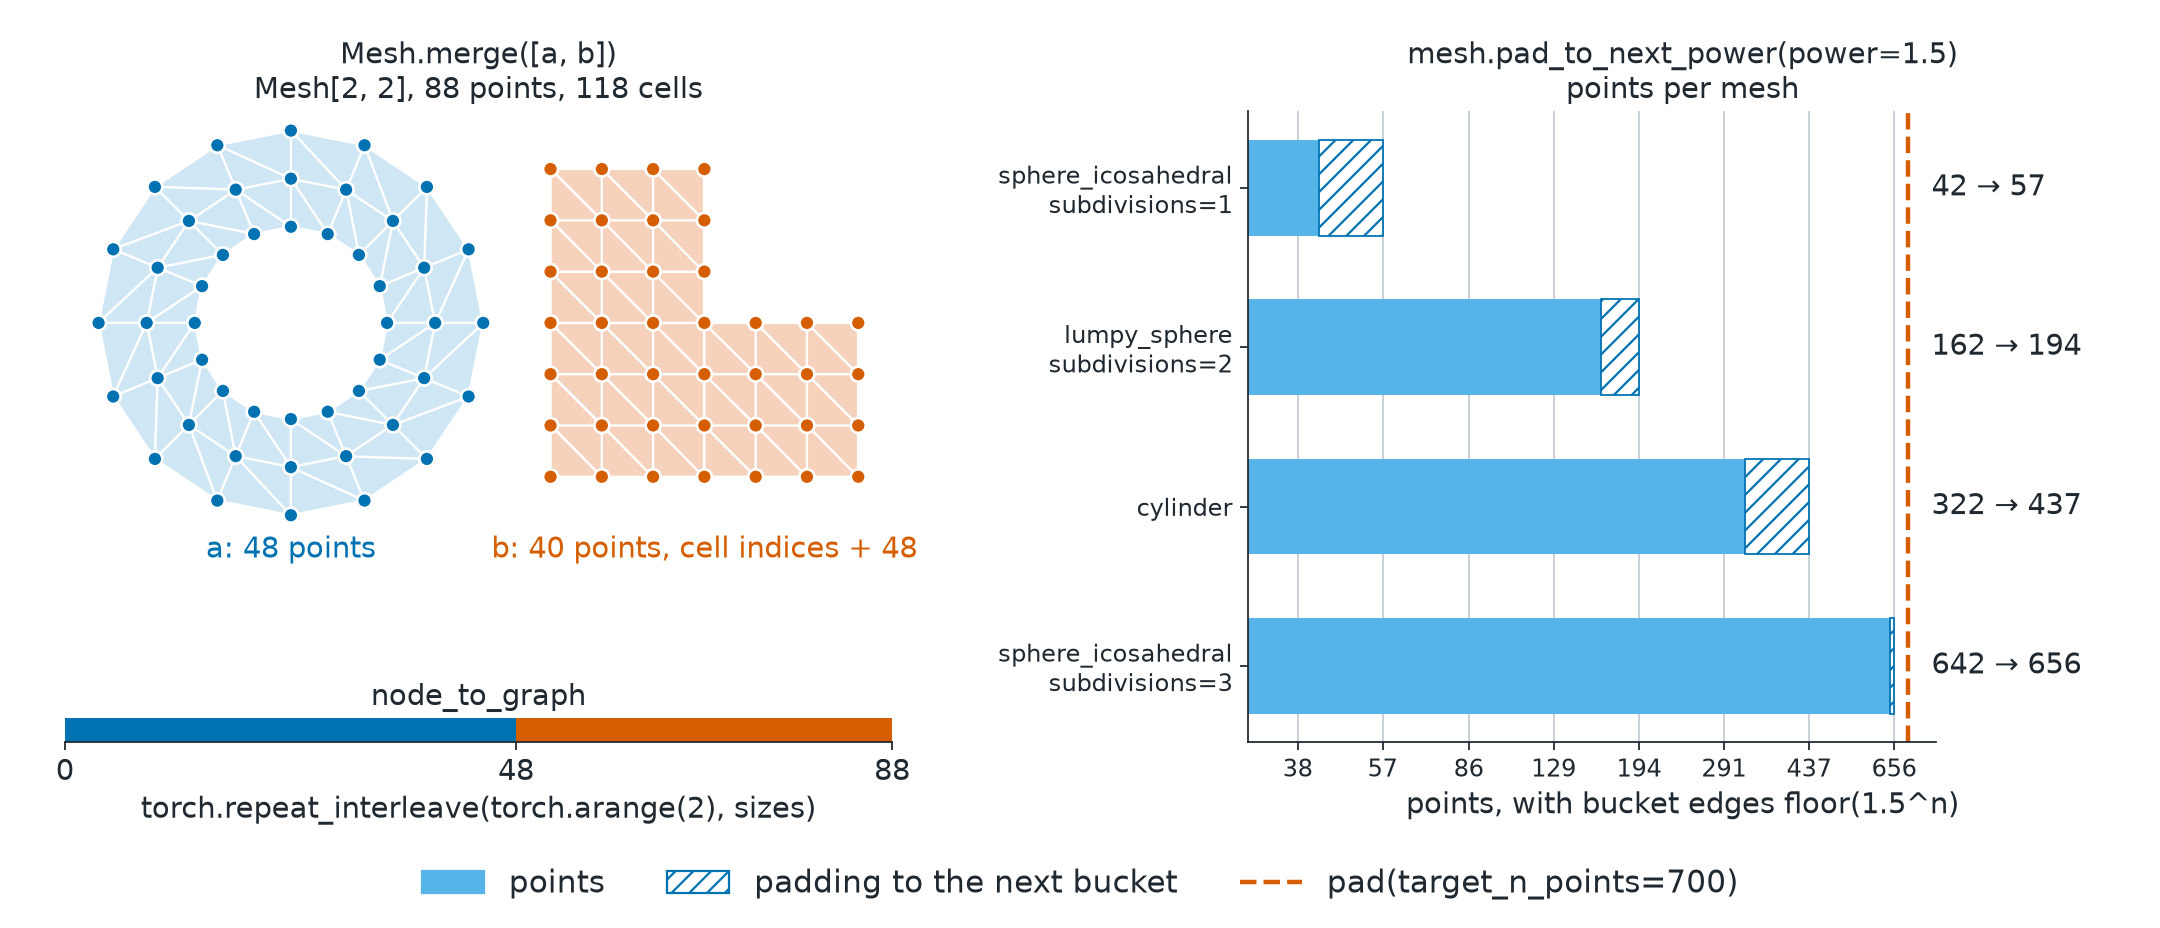

Python code for this plot:
# SPDX-FileCopyrightText: Copyright (c) 2023 - 2026 NVIDIA CORPORATION & AFFILIATES.
# SPDX-FileCopyrightText: All rights reserved.
# SPDX-License-Identifier: Apache-2.0
#
# Licensed under the Apache License, Version 2.0 (the "License");
# you may not use this file except in compliance with the License.
# You may obtain a copy of the License at
#
# http://www.apache.org/licenses/LICENSE-2.0
#
# Unless required by applicable law or agreed to in writing, software
# distributed under the License is distributed on an "AS IS" BASIS,
# WITHOUT WARRANTIES OR CONDITIONS OF ANY KIND, either express or implied.
# See the License for the specific language governing permissions and
# limitations under the License.


"""Render batching by Mesh.merge and fixed or bucketed padding for torch.compile."""

from pathlib import Path

import _style as style
import matplotlib.pyplot as plt
import torch
from matplotlib.collections import PolyCollection
from matplotlib.colors import ListedColormap
from matplotlib.lines import Line2D
from matplotlib.patches import Patch

from physicsnemo.mesh import Mesh
from physicsnemo.mesh.primitives.planar import annulus_2d, l_shape
from physicsnemo.mesh.primitives.procedural import lumpy_sphere
from physicsnemo.mesh.primitives.surfaces import cylinder, sphere_icosahedral

OUTPUT = Path(__file__).parent / "batching_merge_pad.png"

POWER = 1.5
FIXED_N_POINTS = 700
COLORS = (style.SECOND, style.RESULT)
FILLS = ("#cfe6f5", "#f6d2bd")  # light fills of the two sample colors


def _merge_panel(axis, strip):
    """Merge two planar meshes and draw the result colored by sample."""

    a = annulus_2d.load(n_radial=3, n_angular=16)
    b = l_shape.load(size=1.6, subdivisions=3).translate(torch.tensor([1.35, -0.8]))
    batch = Mesh.merge([a, b])
    # The cells of b now index the points of b, which follow the points of a.
    if not torch.equal(batch.cells[a.n_cells :], b.cells + a.n_points):
        raise RuntimeError("Mesh.merge did not offset the cells of b")
    sizes = torch.tensor([a.n_points, b.n_points])
    node_to_graph = torch.repeat_interleave(torch.arange(2), sizes)

    points = batch.points.numpy()
    cell_to_graph = node_to_graph[batch.cells[:, 0]].numpy()
    axis.add_collection(
        PolyCollection(
            points[batch.cells.numpy()],
            facecolors=[FILLS[g] for g in cell_to_graph],
            edgecolors="white",
            linewidths=1.0,
        )
    )
    axis.scatter(
        points[:, 0],
        points[:, 1],
        s=45,
        c=[COLORS[g] for g in node_to_graph.numpy()],
        edgecolor="white",
        linewidth=1.2,
        zorder=5,
    )
    axis.text(0.0, -1.22, f"a: {a.n_points} points", ha="center", color=COLORS[0])
    axis.text(
        2.15,
        -1.22,
        f"b: {b.n_points} points, cell indices + {a.n_points}",
        ha="center",
        color=COLORS[1],
    )
    axis.set_title(
        "Mesh.merge([a, b])\n"
        f"Mesh[2, 2], {batch.n_points} points, {batch.n_cells} cells"
    )
    style.clean_axis(axis, ((-1.1, 3.05), (-1.4, 1.1)))

    strip.imshow(
        node_to_graph[None, :].numpy(),
        cmap=ListedColormap(COLORS),
        aspect="auto",
        extent=(0, batch.n_points, 0, 1),
    )
    strip.set_xticks([0, a.n_points, batch.n_points])
    strip.set_yticks([])
    for side in ("top", "right", "left"):
        strip.spines[side].set_visible(False)
    strip.set_title("node_to_graph", fontsize=13)
    strip.set_xlabel("torch.repeat_interleave(torch.arange(2), sizes)")


def _padding_panel(axis):
    """Compare bucketed padding with one fixed size, for meshes of five sizes."""

    meshes = [
        ("sphere_icosahedral\nsubdivisions=1", sphere_icosahedral.load(subdivisions=1)),
        ("lumpy_sphere\nsubdivisions=2", lumpy_sphere.load(subdivisions=2)),
        ("cylinder", cylinder.load()),
        ("sphere_icosahedral\nsubdivisions=3", sphere_icosahedral.load(subdivisions=3)),
    ]
    if FIXED_N_POINTS < max(mesh.n_points for _, mesh in meshes):
        raise RuntimeError("FIXED_N_POINTS must fit the largest mesh")
    for row, (_, mesh) in enumerate(meshes):
        padded = mesh.pad_to_next_power(power=POWER)
        axis.barh(row, mesh.n_points, color=style.SECOND_FILL, height=0.6)
        axis.barh(
            row,
            padded.n_points - mesh.n_points,
            left=mesh.n_points,
            color="white",
            edgecolor=style.SECOND,
            hatch="///",
            linewidth=0.8,
            height=0.6,
        )
        # One column of labels to the right of the fixed size.
        axis.text(
            FIXED_N_POINTS * 1.12,
            row,
            f"{mesh.n_points} → {padded.n_points}",
            va="center",
        )
    axis.axvline(FIXED_N_POINTS, color=style.RESULT, linestyle="--", linewidth=2.0)

    buckets = [int(POWER**n) for n in range(9, 17)]
    axis.set_xscale("log")
    axis.set_xticks(buckets, [str(b) for b in buckets], fontsize=11)
    axis.minorticks_off()
    axis.grid(axis="x", color=style.FAINT_EDGE, linewidth=0.8)
    axis.set_axisbelow(True)
    axis.set_xlim(30, 1900)
    axis.set_xlabel(f"points, with bucket edges floor({POWER}^n)")
    axis.set_yticks(range(len(meshes)), [name for name, _ in meshes], fontsize=11)
    axis.invert_yaxis()
    for side in ("top", "right"):
        axis.spines[side].set_visible(False)
    axis.set_title(f"mesh.pad_to_next_power(power={POWER})\npoints per mesh")
    return [
        Patch(color=style.SECOND_FILL),
        Patch(facecolor="white", edgecolor=style.SECOND, hatch="///"),
        Line2D([], [], color=style.RESULT, linestyle="--", linewidth=2.0),
    ], [
        "points",
        "padding to the next bucket",
        f"pad(target_n_points={FIXED_N_POINTS})",
    ]


def main():
    """Generate the documentation image."""

    figure = plt.figure(figsize=(13.5, 5.8))
    grid = figure.add_gridspec(
        2,
        2,
        width_ratios=(1.0, 1.05),
        height_ratios=(1.0, 0.05),
        wspace=0.42,
        hspace=0.5,
    )
    _merge_panel(figure.add_subplot(grid[0, 0]), figure.add_subplot(grid[1, 0]))
    handles, labels = _padding_panel(figure.add_subplot(grid[:, 1]))
    figure.legend(handles, labels, loc="lower center", ncol=3, frameon=False)
    figure.subplots_adjust(left=0.03, right=0.98, bottom=0.2, top=0.88)
    style.save(figure, OUTPUT)


if __name__ == "__main__":
    main()
